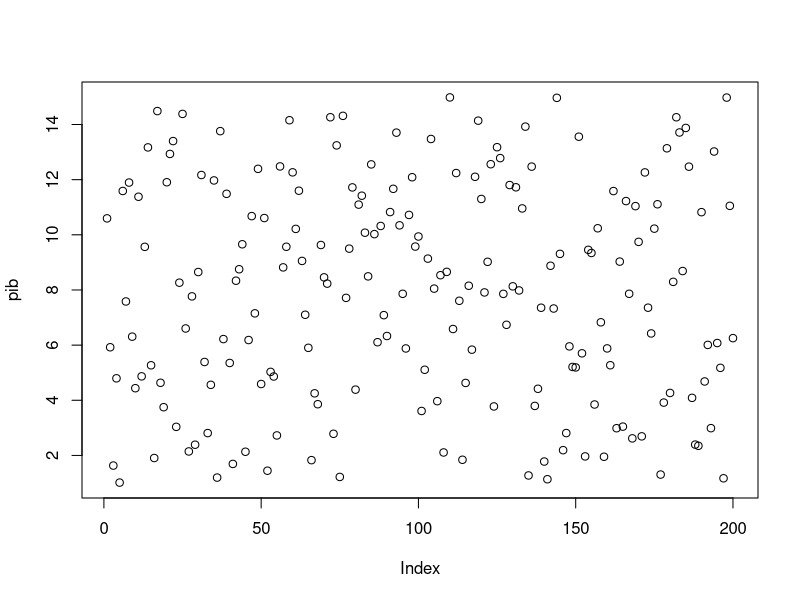
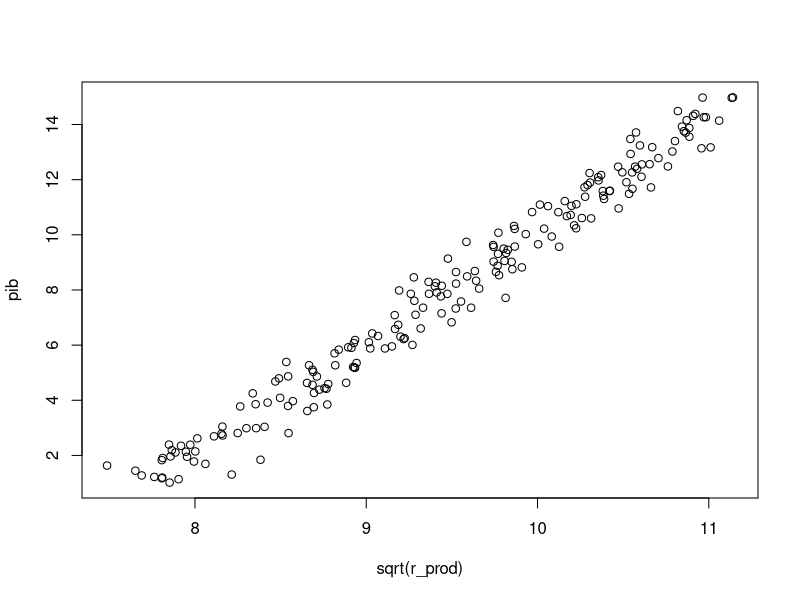
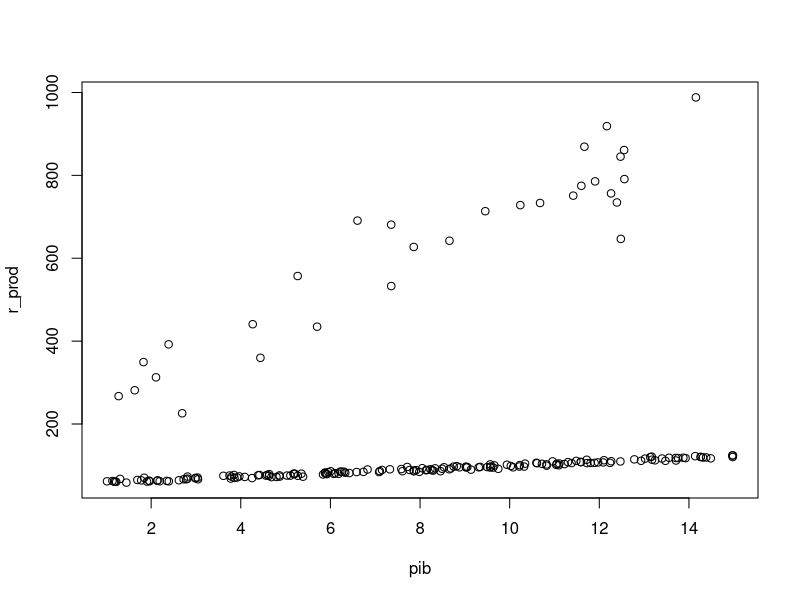
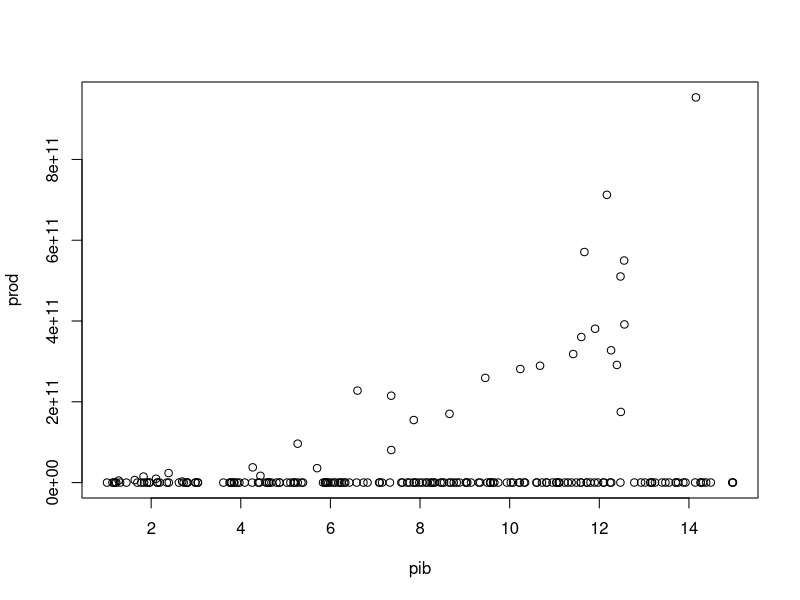
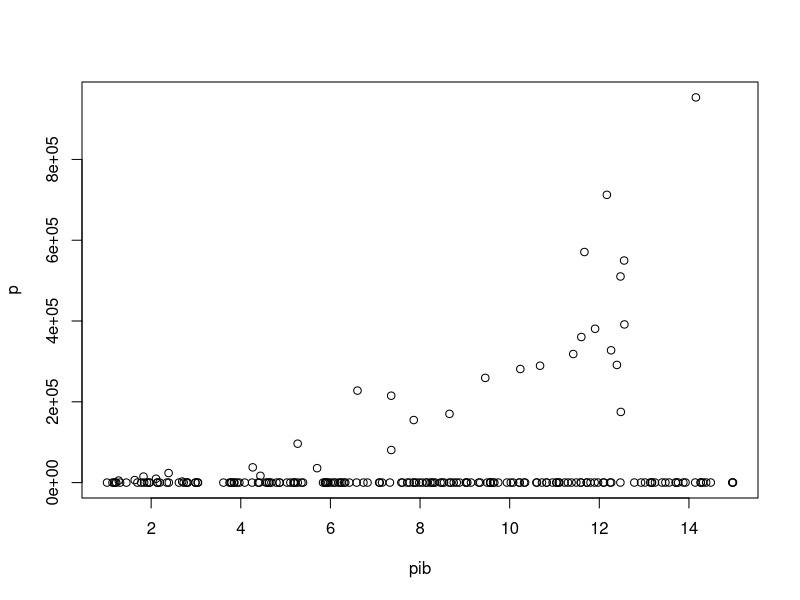
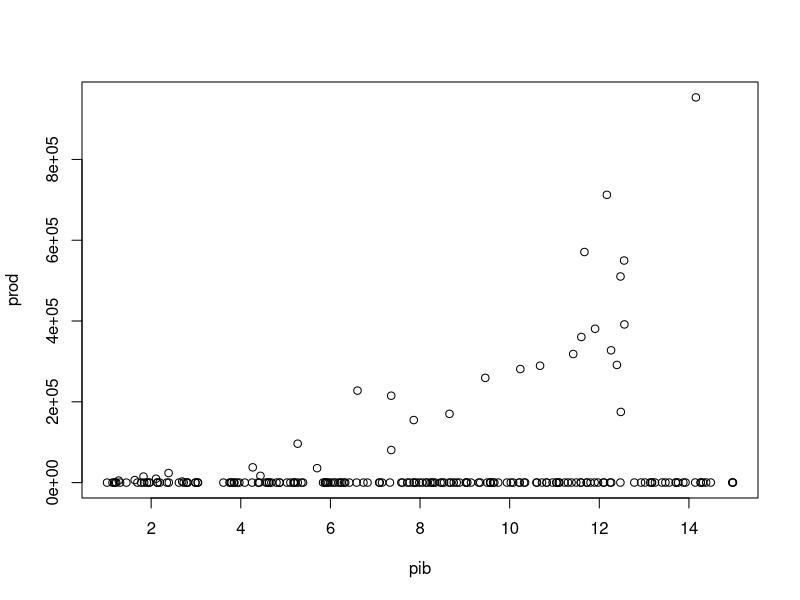
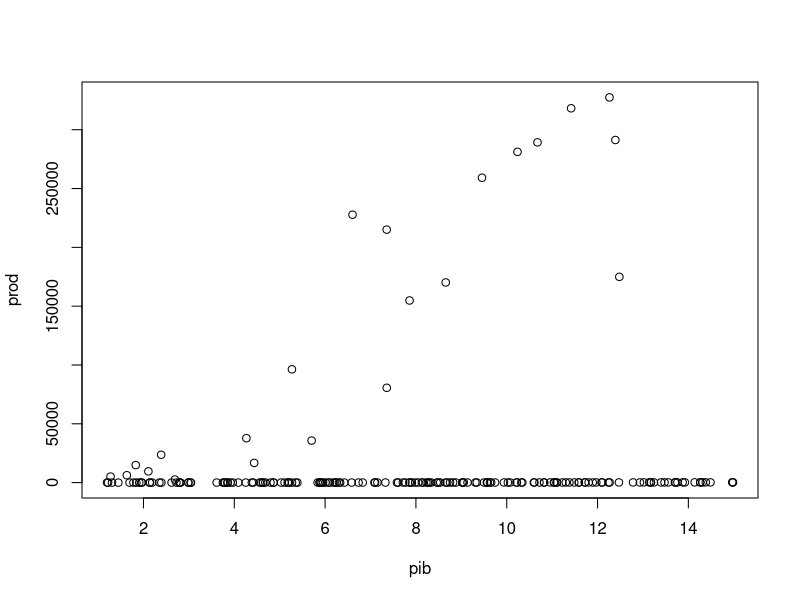
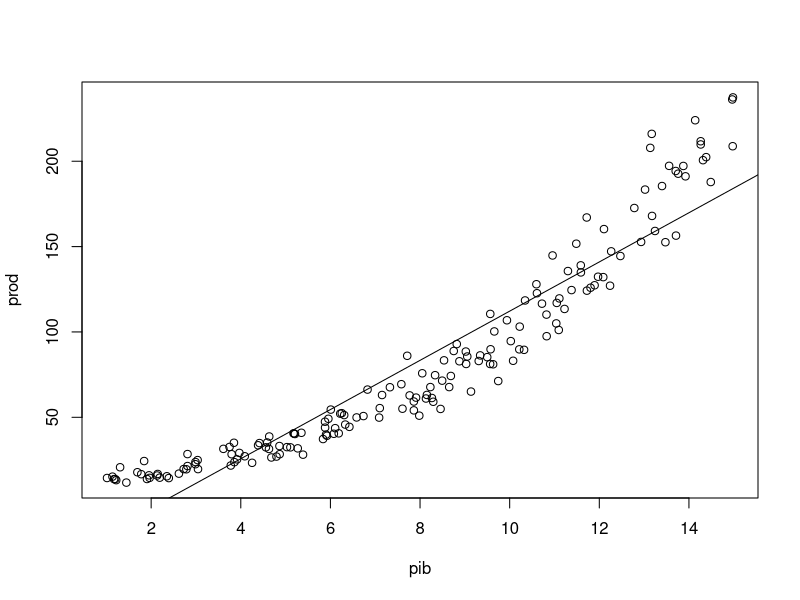

Reproduce these figures in R, in order.
###ejercicio


pib=runif(200, 1,  15)

plot(pib)

r_prod= 50 +4.5*pib +rnorm(100,5,3)

plot(pib~sqrt(r_prod))

min(r_prod)



filas=sample(c(1:200),30)

r_prod[filas[1:30]] =pib[filas[1:30]]*50+rnorm(30,200,70)


max(r_prod)
plot(r_prod~pib)



prod=r_prod**4
plot(prod~pib)

mean(prod)

max(prod)

p=prod/1000000

plot(p~pib)
min(p)



df=data.frame(prod=p, pib=pib)


write.csv(df, "data\\prod_pib.csv", row.names=F)



df=read.csv("data\\prod_pib.csv")

plot(prod~pib,data=df)

mod=lm(prod~pib,data=df)

im=summary(influence.measures(mod))
f=as.numeric(row.names(im))

df2=df[-f,]
plot(prod~pib,data=df2)

bigotesup=quantile(df$prod,0.75)+1.5*IQR(df$prod)
bigoteinf=quantile(df$prod,0.25)-1.5*IQR(df$prod)

df3=subset(df,df$prod<=bigotesup &df$prod>=bigoteinf)
plot(prod~pib,data=df3)
library(car)

mod3=lm(prod~pib,data=df3)
abline(mod3)
summary(powerTransform(mod3))



pib2=df3$pib^2


plot(df3$prod~pib2)

prod2=df3$prod**(1/4)
df3$prod2=prod2
plot(prod2~pib, data=df3)
mod_f=lm(prod2~pib, data=df3)
abline(mod_f)


df_nuevo=data.frame(pib=20)
v=predict(mod_f, newdata=df_nuevo, interval="prediction")

v[1]**4


shapiro.test(mod_f$res)
library(tseries)
library(lmtest)

bptest(mod_f)
bgtest(mod_f)


summary(mod_f)



####modelo 2



#############################
plot(prod~pib,data=df)
abline(mod)


shapiro.test(mod$res)
bptest(mod)
gqtest(mod)
bgtest(mod)


plot(mod$residuals~mod$fitted.values)
predict(mod,newdata=df_nuevo, interval='prediction')
summary(mod)

######

mod2=lm(prod~pib,data=df3)

plot(prod~pib,data=df3)
abline(mod2)

summary(mod2)

shapiro.test(mod2$res)
gqtest(mod2)
bptest(mod2)
bgtest(mod2)

plot(mod2$residuals~mod2$fitted.values)
